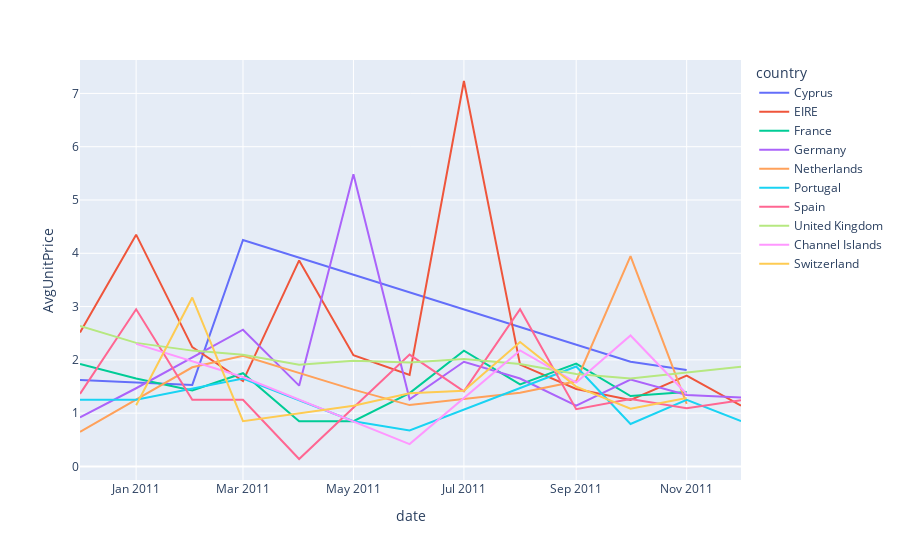

Source (notebook cell):
### Code cell
from datetime import datetime
index,UnitPrice  = zip(*subset.groupby(['year_month','Country'])['UnitPrice'].agg('mean').to_dict().items())
date,country=zip(*index)
pp = pd.DataFrame()
pp['date'] = date
pp['date'] = pp['date'].apply(lambda x:datetime.strptime(str(x),"%Y%m"))
pp['country'] = country
pp['AvgUnitPrice']=UnitPrice
fig = px.line(pp,x='date',y='AvgUnitPrice',color='country')
fig.show()

### Figure 1 — Plotly figure (JSON) as saved in the notebook; plotly's stock layout.template omitted (floating-point values rounded to 4 significant figures)
{"data": [{"hovertemplate": "country=Cyprus<br>date=%{x}<br>AvgUnitPrice=%{y}<extra></extra>", "legendgroup": "Cyprus", "line": {"color": "#636efa", "dash": "solid"}, "marker": {"symbol": "circle"}, "mode": "lines", "name": "Cyprus", "orientation": "v", "showlegend": true, "type": "scatter", "x": ["2010-12-01T00:00:00", "2011-02-01T00:00:00", "2011-03-01T00:00:00", "2011-10-01T00:00:00", "2011-11-01T00:00:00"], "xaxis": "x", "y": [1.623, 1.531, 4.25, 1.964, 1.81], "yaxis": "y"}, {"hovertemplate": "country=EIRE<br>date=%{x}<br>AvgUnitPrice=%{y}<extra></extra>", "legendgroup": "EIRE", "line": {"color": "#EF553B", "dash": "solid"}, "marker": {"symbol": "circle"}, "mode": "lines", "name": "EIRE", "orientation": "v", "showlegend": true, "type": "scatter", "x": ["2010-12-01T00:00:00", "2011-01-01T00:00:00", "2011-02-01T00:00:00", "2011-03-01T00:00:00", "2011-04-01T00:00:00", "2011-05-01T00:00:00", "2011-06-01T00:00:00", "2011-07-01T00:00:00", "2011-08-01T00:00:00", "2011-09-01T00:00:00", "2011-10-01T00:00:00", "2011-11-01T00:00:00", "2011-12-01T00:00:00"], "xaxis": "x", "y": [2.512, 4.35, 2.239, 1.602, 3.867, 2.086, 1.715, 7.233, 1.911, 1.454, 1.248, 1.705, 1.14], "yaxis": "y"}, {"hovertemplate": "country=France<br>date=%{x}<br>AvgUnitPrice=%{y}<extra></extra>", "legendgroup": "France", "line": {"color": "#00cc96", "dash": "solid"}, "marker": {"symbol": "circle"}, "mode": "lines", "name": "France", "orientation": "v", "showlegend": true, "type": "scatter", "x": ["2010-12-01T00:00:00", "2011-01-01T00:00:00", "2011-02-01T00:00:00", "2011-03-01T00:00:00", "2011-04-01T00:00:00", "2011-05-01T00:00:00", "2011-06-01T00:00:00", "2011-07-01T00:00:00", "2011-08-01T00:00:00", "2011-09-01T00:00:00", "2011-10-01T00:00:00", "2011-11-01T00:00:00"], "xaxis": "x", "y": [1.924, 1.65, 1.425, 1.75, 0.85, 0.85, 1.376, 2.173, 1.541, 1.931, 1.321, 1.399], "yaxis": "y"}, {"hovertemplate": "country=Germany<br>date=%{x}<br>AvgUnitPrice=%{y}<extra></extra>", "legendgroup": "Germany", "line": {"color": "#ab63fa", "dash": "solid"}, "marker": {"symbol": "circle"}, "mode": "lines", "name": "Germany", "orientation": "v", "showlegend": true, "type": "scatter", "x": ["2010-12-01T00:00:00", "2011-01-01T00:00:00", "2011-03-01T00:00:00", "2011-04-01T00:00:00", "2011-05-01T00:00:00", "2011-06-01T00:00:00", "2011-07-01T00:00:00", "2011-08-01T00:00:00", "2011-09-01T00:00:00", "2011-10-01T00:00:00", "2011-11-01T00:00:00", "2011-12-01T00:00:00"], "xaxis": "x", "y": [0.92, 1.467, 2.567, 1.517, 5.483, 1.26, 1.964, 1.651, 1.141, 1.631, 1.34, 1.294], "yaxis": "y"}, {"hovertemplate": "country=Netherlands<br>date=%{x}<br>AvgUnitPrice=%{y}<extra></extra>", "legendgroup": "Netherlands", "line": {"color": "#FFA15A", "dash": "solid"}, "marker": {"symbol": "circle"}, "mode": "lines", "name": "Netherlands", "orientation": "v", "showlegend": true, "type": "scatter", "x": ["2010-12-01T00:00:00", "2011-02-01T00:00:00", "2011-03-01T00:00:00", "2011-05-01T00:00:00", "2011-06-01T00:00:00", "2011-08-01T00:00:00", "2011-09-01T00:00:00", "2011-10-01T00:00:00", "2011-11-01T00:00:00"], "xaxis": "x", "y": [0.65, 1.861, 2.076, 1.441, 1.151, 1.385, 1.599, 3.946, 1.174], "yaxis": "y"}, {"hovertemplate": "country=Portugal<br>date=%{x}<br>AvgUnitPrice=%{y}<extra></extra>", "legendgroup": "Portugal", "line": {"color": "#19d3f3", "dash": "solid"}, "marker": {"symbol": "circle"}, "mode": "lines", "name": "Portugal", "orientation": "v", "showlegend": true, "type": "scatter", "x": ["2010-12-01T00:00:00", "2011-01-01T00:00:00", "2011-03-01T00:00:00", "2011-05-01T00:00:00", "2011-06-01T00:00:00", "2011-09-01T00:00:00", "2011-10-01T00:00:00", "2011-11-01T00:00:00", "2011-12-01T00:00:00"], "xaxis": "x", "y": [1.25, 1.25, 1.65, 0.85, 0.6767, 1.875, 0.7971, 1.25, 0.85], "yaxis": "y"}, {"hovertemplate": "country=Spain<br>date=%{x}<br>AvgUnitPrice=%{y}<extra></extra>", "legendgroup": "Spain", "line": {"color": "#FF6692", "dash": "solid"}, "marker": {"symbol": "circle"}, "mode": "lines", "name": "Spain", "orientation": "v", "showlegend": true, "type": "scatter", "x": ["2010-12-01T00:00:00", "2011-01-01T00:00:00", "2011-02-01T00:00:00", "2011-03-01T00:00:00", "2011-04-01T00:00:00", "2011-06-01T00:00:00", "2011-07-01T00:00:00", "2011-08-01T00:00:00", "2011-09-01T00:00:00", "2011-10-01T00:00:00", "2011-11-01T00:00:00", "2011-12-01T00:00:00"], "xaxis": "x", "y": [1.363, 2.95, 1.25, 1.25, 0.14, 2.1, 1.41, 2.95, 1.076, 1.266, 1.091, 1.241], "yaxis": "y"}, {"hovertemplate": "country=United Kingdom<br>date=%{x}<br>AvgUnitPrice=%{y}<extra></extra>", "legendgroup": "United Kingdom", "line": {"color": "#B6E880", "dash": "solid"}, "marker": {"symbol": "circle"}, "mode": "lines", "name": "United Kingdom", "orientation": "v", "showlegend": true, "type": "scatter", "x": ["2010-12-01T00:00:00", "2011-01-01T00:00:00", "2011-02-01T00:00:00", "2011-03-01T00:00:00", "2011-04-01T00:00:00", "2011-05-01T00:00:00", "2011-06-01T00:00:00", "2011-07-01T00:00:00", "2011-08-01T00:00:00", "2011-09-01T00:00:00", "2011-10-01T00:00:00", "2011-11-01T00:00:00", "2011-12-01T00:00:00"], "xaxis": "x", "y": [2.639, 2.319, 2.174, 2.096, 1.909, 1.982, 1.952, 2.016, 1.921, 1.733, 1.649, 1.765, 1.871], "yaxis": "y"}, {"hovertemplate": "country=Channel Islands<br>date=%{x}<br>AvgUnitPrice=%{y}<extra></extra>", "legendgroup": "Channel Islands", "line": {"color": "#FF97FF", "dash": "solid"}, "marker": {"symbol": "circle"}, "mode": "lines", "name": "Channel Islands", "orientation": "v", "showlegend": true, "type": "scatter", "x": ["2011-01-01T00:00:00", "2011-03-01T00:00:00", "2011-06-01T00:00:00", "2011-08-01T00:00:00", "2011-09-01T00:00:00", "2011-10-01T00:00:00", "2011-11-01T00:00:00"], "xaxis": "x", "y": [2.3, 1.678, 0.42, 2.178, 1.574, 2.459, 1.36], "yaxis": "y"}, {"hovertemplate": "country=Switzerland<br>date=%{x}<br>AvgUnitPrice=%{y}<extra></extra>", "legendgroup": "Switzerland", "line": {"color": "#FECB52", "dash": "solid"}, "marker": {"symbol": "circle"}, "mode": "lines", "name": "Switzerland", "orientation": "v", "showlegend": true, "type": "scatter", "x": ["2011-01-01T00:00:00", "2011-02-01T00:00:00", "2011-03-01T00:00:00", "2011-05-01T00:00:00", "2011-06-01T00:00:00", "2011-07-01T00:00:00", "2011-08-01T00:00:00", "2011-09-01T00:00:00", "2011-10-01T00:00:00", "2011-11-01T00:00:00"], "xaxis": "x", "y": [1.15, 3.17, 0.85, 1.14, 1.375, 1.421, 2.335, 1.498, 1.085, 1.283], "yaxis": "y"}], "layout": {"legend": {"title": {"text": "country"}, "tracegroupgap": 0}, "margin": {"t": 60}, "xaxis": {"anchor": "y", "domain": [0, 1], "title": {"text": "date"}}, "yaxis": {"anchor": "x", "domain": [0, 1], "title": {"text": "AvgUnitPrice"}}}}
